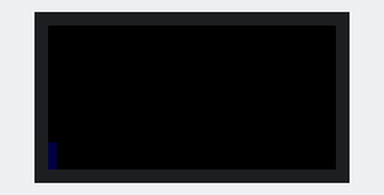
Recording of a sketch running on a simulated Arduino Uno, built with avr-gcc and run on an emulated ATmega328P. On the bench: 32×16 colour display.

Above: at 3.27 s.
At 4.37 s:
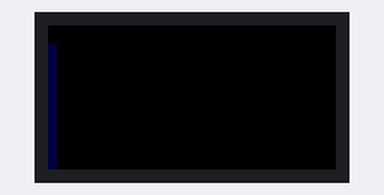
At 5.47 s:
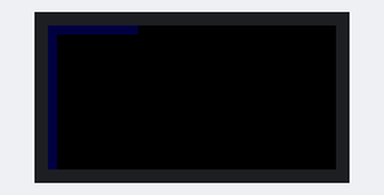
At 7.77 s:
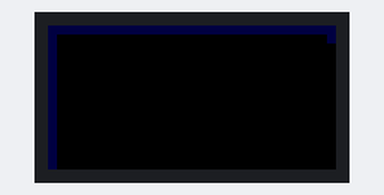
At 9.97 s:
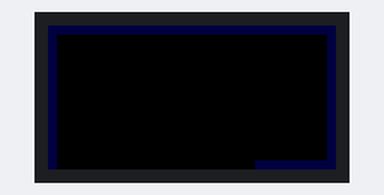
At 12.2 s:
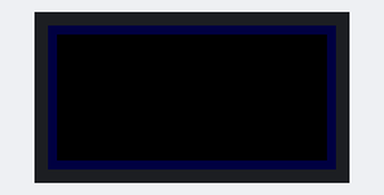

The sketch:

test_matrix_basic.ino
```cpp
// https://github.com/adafruit/RGB-matrix-Panel/tree/master

#include <RGBmatrixPanel.h>

// Test the matrix functions
// X (0,31), Y (0,16)
// Will have to do a transformation on the drawing area to the matrix
// Set the four corners directl
// Make sure the soldering worked by filling the screen

#define CLK  8
#define OE   9
#define LAT 10
#define A   A0
#define B   A1
#define C   A2

RGBmatrixPanel matrix(A, B, C, CLK, LAT, OE, false);


void test_fill(int c){
  matrix.fillScreen(c);
  delay(1000);
  matrix.fillScreen(matrix.Color333(0,0,0));
  delay(1000);
}

void test_corners() {
    int r, g, b = 7;
    matrix.drawPixel(0, 0, matrix.Color333(r, g, b));
    matrix.drawPixel(31, 0, matrix.Color333(r, g, b));
    matrix.drawPixel(31, 15, matrix.Color333(r, g, b));
    matrix.drawPixel(0, 15, matrix.Color333(r, g, b));
}

// holding previous values while updating at different rates. draws a box
void test_edges(uint8_t del){
  int r, g, b = 2;
  uint16_t rgb = matrix.Color333(r, g, b);

  for(uint8_t y=15; y>0; --y){
    int x = 0;
    matrix.drawPixel(x, y, rgb);
    delay(del);
  }
  for(uint8_t x=0; x<32; x++) {
    int y = 0;
    matrix.drawPixel(x, y, rgb);
    delay(del);
  }

  for(uint8_t y=1; y<16; y++){
    int x = 31;
    matrix.drawPixel(x, y, rgb);
    delay(del);
  }

  for(uint8_t x=30; x>=0; x--){
    int y = 15;
    matrix.drawPixel(x, y, rgb);
    delay(del);
  }
  test_fill(matrix.Color333(0,0,0));
}

void setup() {
  // put your setup code here, to run once:
  matrix.begin();
  Serial.begin(115200);
  test_fill(matrix.Color333(7,7,7));
  delay(1000);
  // test_edges(500);
  // test_edges(250);
  test_edges(100);
  test_corners();
  delay(1000);

}

void loop() {
  // put your main code here, to run repeatedly:

}
```
